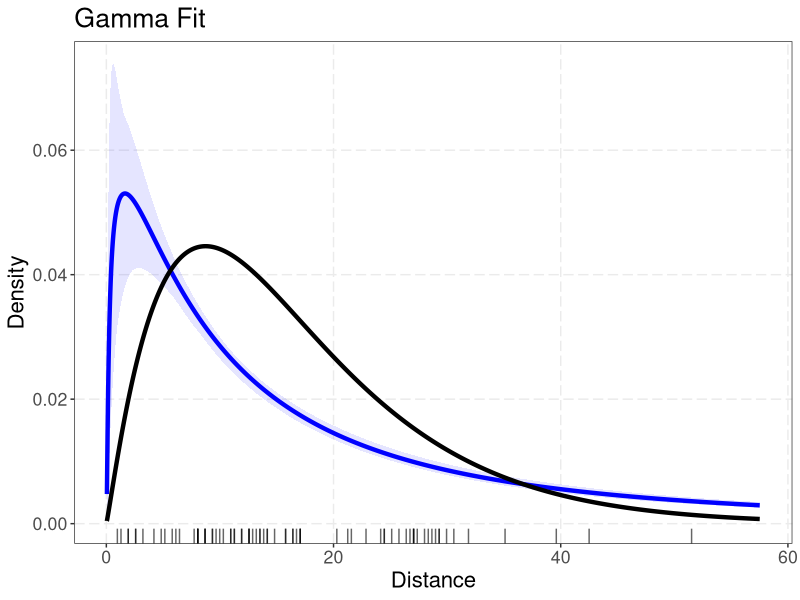
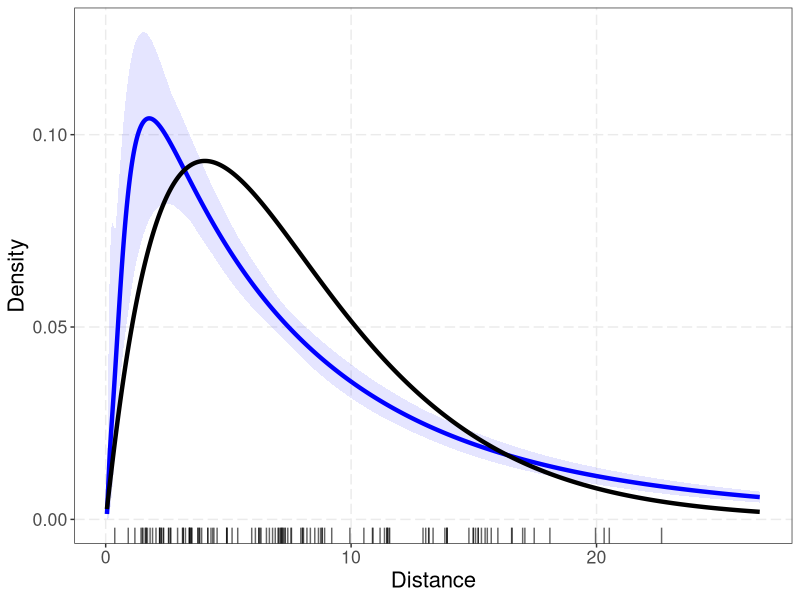

The R source for these figures, in order: (Note: this script raises an error after producing the figures.)
# Analysis of 

library(fitdistrplus)
library(ggplot2)
set.seed(10)

################
# Functions

# axis.title.y=element_text(margin=margin(0,30,0,0))

theme_andy <- function(){
  theme_bw() %+replace% theme(
     text = element_text(size = 16),
     panel.grid.major= element_line(linetype = "longdash"),
     panel.grid.minor= element_blank()
) }


# idea via https://stats.stackexchange.com/questions/6588/how-can-i-estimate-the-density-of-a-zero-inflated-parameter-in-r/6596#6596
# https://www.stata-journal.com/sjpdf.html?articlenum=gr0003


# Note BW here is on "meter" scale
bootdens <- function(x,samples=99,bw=1000,n=2000,from=0.00001){
    # calc original
    y <- log(x)
    lbw <- max(abs(log(bw)),0.1)
    frv <- log(max(0.05,min(x) - 2*bw))
    tov <- log(max(x) + 2*bw)
    g <- density(y,bw=lbw,n=n,from=frv,to=tov)
    xgrid <- exp(g$x)
    g$y <- g$y/xgrid
    g$x <- xgrid
    # calculate bootstrap resamples
    bm <- matrix(0,n,samples)
    for (i in 1:samples){
        by <- sample(y,replace=TRUE)
        bd <- density(by,bw=lbw,n=n,from=frv,to=tov)
        bm[,i] <- bd$y/xgrid
    }
    return(list(data.frame(x=g$x,y=g$y),bm,x))
}

plotdens <- function(bd,title=NULL,quants=c(0.025,0.975),x='Distance',y=NULL){
    df <- bd[[1]]
    df$low <- apply(bd[[2]],1,quantile,probs=quants[1])
    df$hig <- apply(bd[[2]],1,quantile,probs=quants[2])
    # add in gamma estimates
    gamma_fit <- fitdist(bd[[3]],"gamma")
    df$gamd <- dgamma(df$x,gamma_fit$estimate[1],gamma_fit$estimate[2])
    pint <- 100*(quants[2] - quants[1])
    cap <- paste0("Confidence intervals are pointwise ",pint,"% via bootstrap")
    dfr = data.frame(x=bd[[3]])
    p <- ggplot(data=df, aes(x=x,y=y,ymin=low,ymax=hig)) + 
      geom_ribbon(fill = "blue", alpha=0.1) +
      geom_line(size=1.5, color="blue") + 
      geom_line(aes(x=x,y=gamd),color="black",size=1.5) +
      geom_rug(data=dfr, aes(x=x), sides="b", alpha=0.6, inherit.aes = FALSE) +
      labs(x='Distance',y='Density',title=title) +
      theme_andy()
    return(p)
}
################

# First individual, paperbag

d <- c(24.15,
       12.56,
       10.95,
       11.27,
       11.91,
       12.56,
       9.66 ,
       9.98 ,
       8.05 ,
       9.34 ,
       5.8  ,
       7.73 ,
       6.12 ,
       15.78,
       14.81,
       11.91,
       3.22 ,
       2.58 ,
       12.56,
       1.93 ,
       6.44 ,
       1.29 ,
       2.58 ,
       8.05 ,
       8.69 ,
       0.97 ,
       8.69 ,
       1.93 ,
       12.88,
       27.05,
       5.15 ,
       29.3 ,
       27.05,
       28.34,
       4.19 ,
       11.27,
       17.07,
       4.83 ,
       8.69 ,
       8.05 ,
       16.42,
       8.05 ,
       13.52,
       9.34 ,
       10.3 ,
       10.95,
       13.52,
       13.2 ,
       13.85,
       21.57,
       14.17,
       14.17,
       24.47,
       15.78,
       25.12,
       17.07,
       16.42,
       28.01,
       17.07,
       16.74,
       20.29,
       22.86,
       39.61,
       29.95,
       28.98,
       28.66,
       21.25,
       26.73,
       24.47,
       27.37,
       27.05,
       25.76,
       29.3 ,
       26.4 ,
       30.59,
       31.88,
       42.5 ,
       35.1 ,
       51.52)


gamma_fit <- fitdist(d,"gamma")

# > summary(gamma_fit)
# Fitting of the distribution ' gamma ' by maximum likelihood
# Parameters :
#        estimate Std. Error
# shape 2.1031211 0.31169449
# rate  0.1262443 0.02111655

res <- bootdens(d,bw=3)
p <- plotdens(res,quant=c(0.005,0.995),title='Gamma Fit')


# Save graph
png(file = "JTC_01V2.png", bg = "transparent", height=5, width=9, units="in", res=1000)
p
dev.off()


# second individual, serial exposer
d2 <- c(0.37,
        0.92,
        1.19,
        1.44,
        1.49,
        1.52,
        1.61,
        1.65,
        1.65,
        1.70,
        1.81,
        1.91,
        2.05,
        2.20,
        2.20,
        2.20,
        2.27,
        2.27,
        2.35,
        2.36,
        2.56,
        2.57,
        2.64,
        2.65,
        2.93,
        3.13,
        3.16,
        3.16,
        3.25,
        3.41,
        3.41,
        3.42,
        3.43,
        3.47,
        3.50,
        3.51,
        3.76,
        3.76,
        3.82,
        3.83,
        3.91,
        4.16,
        4.16,
        4.29,
        4.36,
        4.41,
        4.54,
        4.93,
        4.94,
        4.94,
        5.15,
        5.38,
        5.95,
        6.10,
        6.24,
        6.24,
        6.29,
        6.33,
        6.55,
        6.67,
        6.80,
        6.91,
        7.03,
        7.04,
        7.10,
        7.13,
        7.17,
        7.17,
        7.22,
        7.23,
        7.30,
        7.32,
        7.42,
        7.55,
        7.57,
        7.95,
        8.01,
        8.03,
        8.06,
        8.20,
        8.34,
        8.52,
        8.67,
        8.76,
        8.82,
        8.82,
        8.92,
        9.21,
        9.95,
        10.52,
        10.87,
        10.89,
        11.18,
        11.36,
        11.46,
        11.47,
        11.47,
        11.54,
        11.57,
        12.93,
        13.04,
        13.16,
        13.17,
        13.34,
        13.82,
        13.90,
        13.91,
        13.91,
        14.80,
        14.98,
        14.98,
        15.07,
        15.18,
        15.18,
        15.31,
        15.46,
        15.55,
        15.71,
        15.98,
        16.54,
        16.56,
        16.99,
        17.08,
        17.46,
        18.10,
        19.96,
        20.31,
        20.52,
        22.65)

res2 <- bootdens(d2,bw=2)
p <- plotdens(res2, quant=c(0.005,0.995)) # 99% CIs

# Save graph
png(file = "JTC_02.png", bg = "transparent", height=5, width=9, units="in", res=1000)
p
dev.off()

gamma_fit2 <- fitdist(d2,"gamma")

# > summary(gamma_fit2)
#Fitting of the distribution ' gamma ' by maximum likelihood
#Parameters :
#       estimate Std. Error
#shape 2.0415169  0.2363680
#rate  0.2576694  0.0337945 

length(d) #79
length(d2) #129


# Figuring out max according to bootstrap

mc <- apply(res2[[2]],2,max)
dr <- res2[[2]]
x <- 0

for (i in 1:length(mc)) {
    max_row <- res2[[1]]$x[dr[,i] == mc[i]]
    x <- x + max_row
}

x <- x/length(mc) # [1] 1.813224


mc <- apply(res[[2]],2,max)
dr <- res[[2]]
x <- 0

for (i in 1:length(mc)) {
    max_row <- res[[1]]$x[dr[,i] == mc[i]]
    x <- x + max_row
}

x <- x/length(mc) # [1] 1.739261


# test my function with real gamma data

set.seed(10)
n <- 50
d3 <- rgamma(n,0.7)

res3 <- bootdens(d3,bw=2)
p1 <- plotdens(res3,title='Simulated Gamma with Shape=0.7')

d4 <- rgamma(n,1.5)
res4 <- bootdens(d4,bw=2)
p2 <- plotdens(res4,title='Simulated Gamma with Shape=1.5')

png(file = "JTC_SimDensity.png", bg = "transparent", height=5, width=9, units="in", res=1000)
p1 + p2
dev.off()
